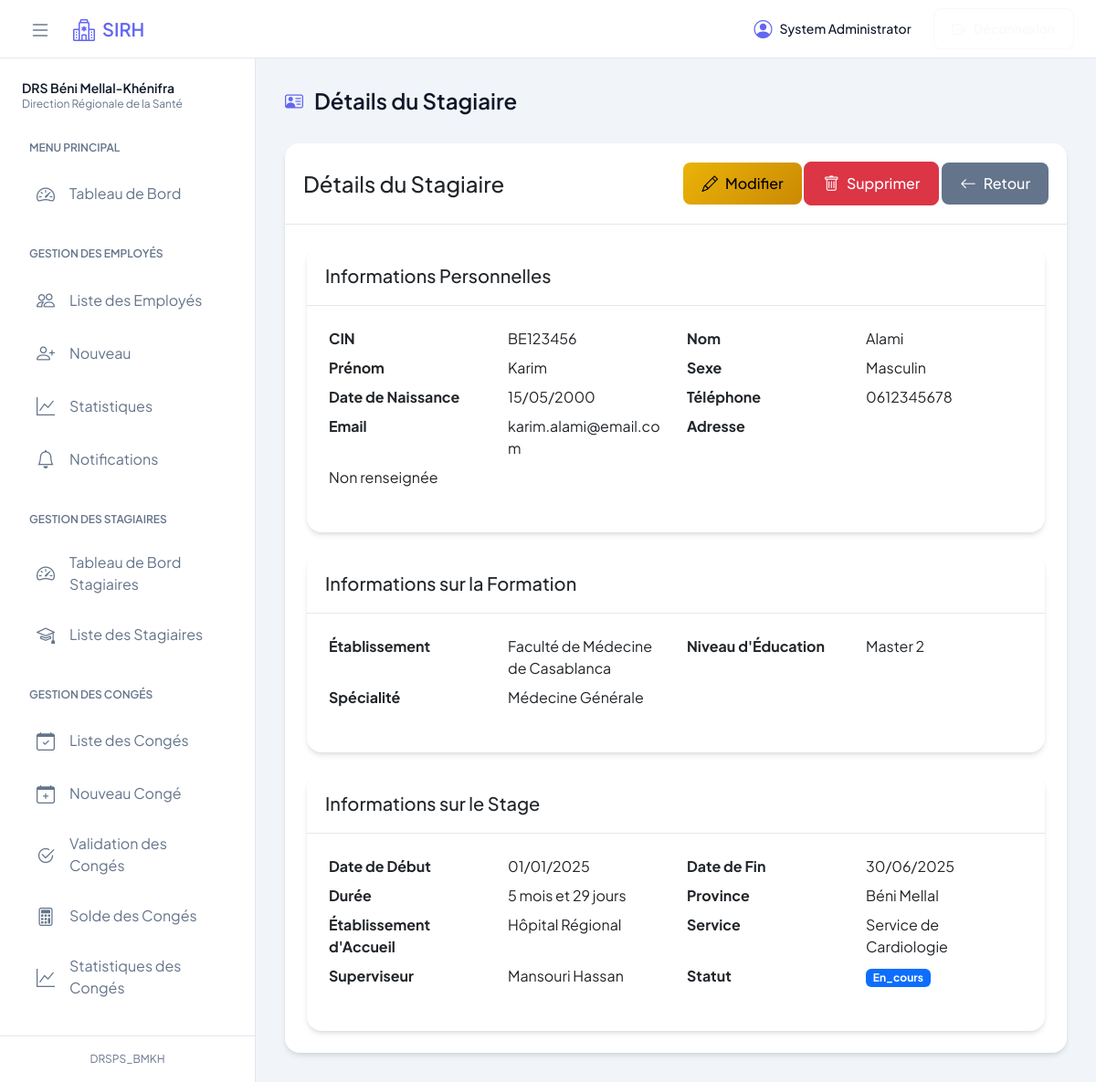
The page /index.php?action=viewIntern&id=1 (signed in) on the database its author committed.
### tables this page shows
CREATE TABLE `interns` (
  `intern_id` int(11) NOT NULL,
  `cin` varchar(20) NOT NULL,
  `nom` varchar(100) NOT NULL,
  `prenom` varchar(100) NOT NULL,
  `sex` enum('M','F') NOT NULL,
  `date_naissance` date NOT NULL,
  `phone` varchar(20) DEFAULT NULL,
  `address` text DEFAULT NULL,
  `email` varchar(100) DEFAULT NULL,
  `etablissement_education` varchar(200) NOT NULL,
  `niveau_education` varchar(100) NOT NULL,
  `specialite` varchar(100) NOT NULL,
  `date_debut` date NOT NULL,
  `date_fin` date NOT NULL,
  `province_etablissement` varchar(100) NOT NULL,
  `nom_etablissement` varchar(200) NOT NULL,
  `service_etablissement` varchar(100) NOT NULL,
  `superviseur_id` int(11) DEFAULT NULL,
  `status` enum('en_cours','termine','abandonne') DEFAULT 'en_cours',
  `created_at` timestamp NOT NULL DEFAULT current_timestamp(),
  `updated_at` timestamp NOT NULL DEFAULT current_timestamp() ON UPDATE current_timestamp()
);

CREATE TABLE `employees` (
  `employee_id` int(11) NOT NULL,
  `ppr` varchar(20) NOT NULL,
  `cin` varchar(20) NOT NULL,
  `nom` varchar(50) NOT NULL,
  `prenom` varchar(50) NOT NULL,
  `sex` enum('M','F') NOT NULL,
  `date_naissance` date NOT NULL,
  `corps` enum('medical','paramedical','administratif') NOT NULL,
  `specialite` varchar(100) DEFAULT NULL,
  `grade` varchar(100) NOT NULL,
  `date_recrutement` date NOT NULL,
  `date_prise_service` date NOT NULL,
  `province_etablissement` varchar(100) NOT NULL,
  `milieu_etablissement` enum('Urbain','Rural') NOT NULL,
  `categorie_etablissement` varchar(100) NOT NULL,
  `nom_etablissement` varchar(200) NOT NULL,
  `service_etablissement` varchar(100) DEFAULT NULL,
  `situation_familiale` enum('Célibataire','Marié(e)','Divorcé(e)','Veuf(ve)') NOT NULL,
  `address` text DEFAULT NULL,
  `phone` varchar(20) DEFAULT NULL,
  `created_at` timestamp NOT NULL DEFAULT current_timestamp(),
  `updated_at` timestamp NOT NULL DEFAULT current_timestamp() ON UPDATE current_timestamp(),
  `notification_read` tinyint(1) DEFAULT 0,
  `email` varchar(255) DEFAULT NULL,
  `password` varchar(255) DEFAULT NULL,
  `role` enum('user','admin','approver') DEFAULT 'user',
  `reset_token` varchar(255) DEFAULT NULL,
  `reset_token_expiry` datetime DEFAULT NULL,
  `remember_token` varchar(100) DEFAULT NULL,
  `token_expiry` datetime DEFAULT NULL,
  `last_login` datetime DEFAULT NULL
);

### models/Intern.php (called while the page is built, shortened)
<?php
class Intern {
    private $db;
    public function __construct() {
        try {
            global $db_config;
            $dsn = "mysql:host={$db_config['host']};dbname={$db_config['dbname']};charset=utf8";
            $this->db = new PDO($dsn, $db_config['username'], $db_config['password']);
            $this->db->setAttribute(PDO::ATTR_ERRMODE, PDO::ERRMODE_EXCEPTION);
        } catch (PDOException $e) {
            throw new Exception("Database connection error: " . $e->getMessage());
        }
    }
    public function getById($id) {
        $query = "SELECT i.*, e.nom as superviseur_nom, e.prenom as superviseur_prenom
                 FROM interns i
                 LEFT JOIN employees e ON i.superviseur_id = e.employee_id
                 WHERE i.intern_id = ?";
        $stmt = $this->db->prepare($query);
        $stmt->execute([$id]);
        return $stmt->fetch(PDO::FETCH_OBJ);
    }
}

### config/database.php (called while the page is built, shortened)
<?php
$db_config = [
    'host' => 'localhost',
    'dbname' => 'sirh_bmkh',
    'username' => 'root',
    'password' => ''
];
return $db_config;

### controllers/InternController.php (called while the page is built, shortened)
<?php
require_once(__DIR__ . '/../models/Intern.php');
class InternController {
    private $intern;
    public function __construct() {
        $this->intern = new Intern();
    }
    public function view($id) {
        $GLOBALS['intern'] = $this->intern->getById($id);
    }
}

### views/interns/view.php (the view, shortened to what this page needs)
<div class="card">
    <div class="card-header d-flex justify-content-between align-items-center">
        <h4 class="mb-0">Détails du Stagiaire</h4>
        <div class="action-buttons">
            <a href="index.php?action=updateIntern&id=<?php echo $intern->intern_id; ?>" class="btn btn-warning">
                <i class="bi bi-pencil"></i> Modifier
            </a>
            <button onclick="confirmInternDelete(<?php echo $intern->intern_id; ?>, '<?php echo htmlspecialchars($intern->nom . ' ' . $intern->prenom); ?>')"
                    class="btn btn-danger">
                <i class="bi bi-trash"></i> Supprimer
            </button>
            <a href="index.php?action=interns" class="btn btn-secondary">
                <i class="bi bi-arrow-left"></i> Retour
            </a>
        </div>
    </div>
    <div class="card-body">
        <div class="card mb-4">
            <div class="card-header">
                <h5 class="mb-0">Informations Personnelles</h5>
            </div>
            <div class="card-body">
                <dl class="row intern-details">
                    <dt class="col-sm-3">CIN</dt>
                    <dd class="col-sm-3"><?php echo htmlspecialchars($intern->cin); ?></dd>
                    <dt class="col-sm-3">Nom</dt>
                    <dd class="col-sm-3"><?php echo htmlspecialchars($intern->nom); ?></dd>
                    <dt class="col-sm-3">Prénom</dt>
                    <dd class="col-sm-3"><?php echo htmlspecialchars($intern->prenom); ?></dd>
                    <dt class="col-sm-3">Sexe</dt>
                    <dd class="col-sm-3"><?php echo $intern->sex === 'M' ? 'Masculin' : 'Féminin'; ?></dd>
                    <dt class="col-sm-3">Date de Naissance</dt>
                    <dd class="col-sm-3"><?php echo date('d/m/Y', strtotime($intern->date_naissance)); ?></dd>
                    <dt class="col-sm-3">Téléphone</dt>
                    <dd class="col-sm-3"><?php echo htmlspecialchars($intern->phone ?: 'Non renseigné'); ?></dd>
                    <dt class="col-sm-3">Email</dt>
                    <dd class="col-sm-3"><?php echo htmlspecialchars($intern->email ?: 'Non renseigné'); ?></dd>
                    <dt class="col-sm-3">Adresse</dt>
                    <dd class="col-sm-9"><?php echo nl2br(htmlspecialchars($intern->address ?: 'Non renseignée')); ?></dd>
                </dl>
            </div>
        </div>
        <div class="card mb-4">
            <div class="card-header">
                <h5 class="mb-0">Informations sur la Formation</h5>
            </div>
            <div class="card-body">
                <dl class="row intern-details">
                    <dt class="col-sm-3">Établissement</dt>
                    <dd class="col-sm-3"><?php echo htmlspecialchars($intern->etablissement_education); ?></dd>
                    <dt class="col-sm-3">Niveau d'Éducation</dt>
                    <dd class="col-sm-3"><?php echo htmlspecialchars($intern->niveau_education); ?></dd>
                    <dt class="col-sm-3">Spécialité</dt>
                    <dd class="col-sm-3"><?php echo htmlspecialchars($intern->specialite); ?></dd>
                </dl>
            </div>
        </div>
        <div class="card">
            <div class="card-header">
                <h5 class="mb-0">Informations sur le Stage</h5>
            </div>
            <div class="card-body">
                <dl class="row intern-details">
                    <dt class="col-sm-3">Date de Début</dt>
                    <dd class="col-sm-3"><?php echo date('d/m/Y', strtotime($intern->date_debut)); ?></dd>
                    <dt class="col-sm-3">Date de Fin</dt>
                    <dd class="col-sm-3"><?php echo date('d/m/Y', strtotime($intern->date_fin)); ?></dd>
                    <?php
                    $debut = new DateTime($intern->date_debut);
                    $fin = new DateTime($intern->date_fin);
                    $duree = $debut->diff($fin);
                    ?>
                    <dt class="col-sm-3">Durée</dt>
                    <dd class="col-sm-3">
                        <?php
                        if ($duree->m > 0) {
                            echo $duree->m . ' mois et ' . $duree->d . ' jours';
                        } else {
                            echo $duree->d . ' jours';
                        }
                        ?>
                    </dd>
                    <dt class="col-sm-3">Province</dt>
                    <dd class="col-sm-3"><?php echo htmlspecialchars($intern->province_etablissement); ?></dd>
                    <dt class="col-sm-3">Établissement d'Accueil</dt>
                    <dd class="col-sm-3"><?php echo htmlspecialchars($intern->nom_etablissement); ?></dd>
                    <dt class="col-sm-3">Service</dt>
                    <dd class="col-sm-3"><?php echo htmlspecialchars($intern->service_etablissement); ?></dd>
                    <dt class="col-sm-3">Superviseur</dt>
                    <dd class="col-sm-3">
                        <?php
                        echo isset($intern->superviseur_nom) ?
                             htmlspecialchars($intern->superviseur_nom . ' ' . $intern->superviseur_prenom) :
                             'Non assigné';
                        ?>
                    </dd>
                    <dt class="col-sm-3">Statut</dt>
                    <dd class="col-sm-3">
                        <span class="badge bg-<?php
                            echo $intern->status === 'en_cours' ? 'primary' :
                                ($intern->status === 'termine' ? 'success' : 'danger');
                        ?>">
                            <?php echo ucfirst($intern->status); ?>
                        </span>
                    </dd>
                </dl>
            </div>
        </div>
    </div>
</div>

### assets/css/style.css (style rules this page uses)
:root { --primary: #6366f1; --primary-dark: #4f46e5; --secondary: #64748b; --success: #22c55e; --warning: #eab308; --danger: #ef4444; --info: #3b82f6; --body-bg: #f1f5f9; --navbar-bg: #fff; --sidebar-bg: #fff; --card-bg: #fff; --text-primary: #0f172a; --text-secondary: #64748b; --text-muted: #94a3b8; --border-color: #e2e8f0; --navbar-height: 64px; --sidebar-width: 280px; --content-padding: 2rem; }
* { margin: 0; padding: 0; box-sizing: border-box; }
html { height: 100%; }
body { min-height: 100%; background: var(--body-bg); color: var(--text-primary); font-family: 'Plus Jakarta Sans', sans-serif; -webkit-font-smoothing: antialiased; }
.card { background: var(--card-bg); border: none; border-radius: 1rem; overflow: hidden; box-shadow: 0 4px 6px -1px rgba(0, 0, 0, 0.1), 0 2px 4px -1px rgba(0, 0, 0, 0.06); transition: transform 0.2s ease, box-shadow 0.2s ease; }
.card-header { padding: 1.25rem; border-bottom: 1px solid var(--border-color); background: var(--card-bg); font-weight: 600; }
.card-body { padding: 1.5rem; }
.btn { padding: 0.625rem 1.25rem; border-radius: 0.5rem; font-weight: 500; display: inline-flex; align-items: center; gap: 0.5rem; transition: all 0.2s; }
.btn i { font-size: 1.1em; }
.btn-secondary { background: var(--secondary); border: none; color: white; }
.btn-warning { background: linear-gradient(135deg, #eab308 0%, #ca8a04 100%); border: none; }

### rows shown on the page
interns: cin "BE123456", nom "Alami", prenom "Karim", date_naissance "15/05/2000", phone "0612345678", email "karim.alami@email.com", address "Non renseignée", etablissement_education "Faculté de Médecine de Casablanca", niveau_education "Master 2", specialite "Médecine Générale", date_debut "01/01/2025", date_fin "30/06/2025", date_debut+date_fin "5", date_debut+date_fin "29", province_etablissement "Béni Mellal", nom_etablissement "Hôpital Régional", service_etablissement "Service de Cardiologie", superviseur.prenom "Mansouri Hassan", status "En_cours"

### other values the page prints
$_SESSION['user']['first_name'] . ' ' . $_SESSION['user']['last_name'] "System Administrator"
$title "Détails du Stagiaire"
